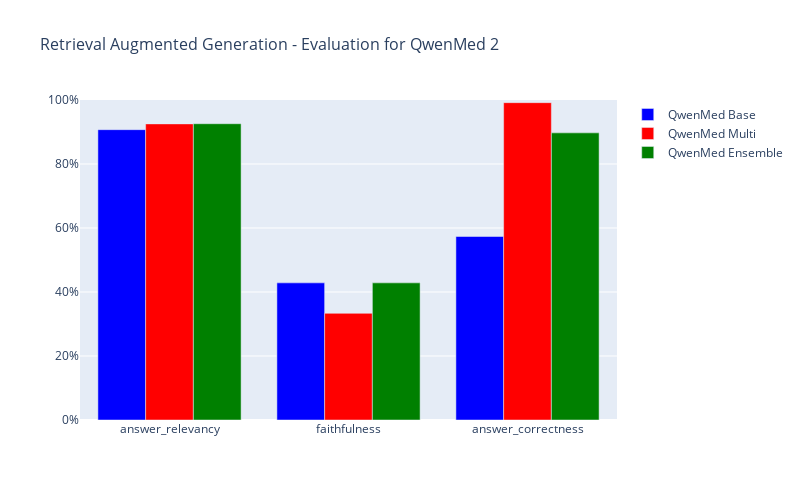

The notebook cell saved with this chart:
### Code cell
import plotly.graph_objects as go

metrics = ['answer_relevancy', 'faithfulness', 'answer_correctness']
models = ['QwenMed Base', 'QwenMed Multi', 'QwenMed Ensemble']
colors = ['blue', 'red', 'green']

fig = go.Figure()

for data, name, color in zip([QwenMedBase, QwenMedMulti, QwenMedEnsemble], models, colors):
    fig.add_trace(go.Bar(
        name=name,
        x=metrics,
        y=data[metrics].values.flatten(),
        marker_color=color
    ))

fig.update_layout(
    title=dict(
        text="Retrieval Augmented Generation - Evaluation for QwenMed 2",
        font=dict(size=16)
    ),
    barmode='group',
    yaxis=dict(range=[0, 1], tickformat='.0%'),
    height=500,
    width=800
)

fig.show()

### Figure 1 — Plotly figure (JSON) as saved in the notebook; plotly's stock layout.template omitted (floating-point values rounded to 4 significant figures)
{"data": [{"marker": {"color": "blue"}, "name": "QwenMed Base", "type": "bar", "visible": true, "x": ["answer_relevancy", "faithfulness", "answer_correctness"], "y": [0.9073, 0.4286, 0.5734, 0.9676, 1, 0.4807, 0.8969, 0.2941, 0.6031, 0.8993, 0.3077, 0.3806, 0.9439, 1, 0.5949, 0.9051, 0.5, 0.5245, 0.9694, 1, 0.7248, 0.8983, 1, 0.5077, 0.9315, 0.5, 0.5283, 0.9367, 0.1111, 0.828, 0.865, 0.913, 0.3379, 0.8693, 1, 0.7336, 0.935, 1, 0.4524, 0, 0.25, 0.3687, 0.9768, 0, 0.5811, 0.8924, 0.375, 0.5214, 0.9514, 0.5714, 0.7361, 0.9377, 0.1538, 0.3113]}, {"marker": {"color": "red"}, "name": "QwenMed Multi", "type": "bar", "x": ["answer_relevancy", "faithfulness", "answer_correctness"], "y": [0.9253, 0.3333, 0.9917, 0, 0.7143, 0.4202, 0.8229, 0.125, 0.7007, 0.945, 0.1579, 0.4776, 0, 0.2727, 0.4295, 0, 0.5, 0.4266, 0.8332, 0, 0.5457, 0.9085, 0.6111, 0.3557, 0.9316, 0.4, 0.7247, 0.849, 0.8, 0.9763, 0.8754, 0, 0.4243, 0, 0, 0.1955, 0.935, 0.7143, 0.4875, 0.8623, 0.3333, 0.2027, 0.9455, 0.1333, 0.3924, 0.8657, 0.7, 0.3197, 0.9442, 0.6667, 0.6219, 0.9377, 0.2222, 0.3234]}, {"marker": {"color": "green"}, "name": "QwenMed Ensemble", "type": "bar", "visible": true, "x": ["answer_relevancy", "faithfulness", "answer_correctness"], "y": [0.9259, 0.4286, 0.8973, 0, 0.6364, 0.3807, 0.902, 0.4167, 0.5934, 0.8416, 0.05556, 0.3462, 0, 1, 0.3626, 0, 0.5, 0.2039, 0, 0.6522, 0.3435, 0.7965, 0.7273, 0.4726, 0.8553, 0.625, 0.518, 0.9153, 0.25, 0.9879, 0.9065, 0.3333, 0.443, 0.8693, 0.375, 0.5154, 0, 0.2857, 0.4692, 0.9013, 0.5833, 0.5456, 0.917, 0.1667, 0.7374, 0.8773, 0.3, 0.4396, 0.9, 0.3333, 0.7501, 0.9061, 0.8333, 0.6984]}], "layout": {"barmode": "group", "height": 500, "title": {"font": {"size": 16}, "text": "Retrieval Augmented Generation - Evaluation for QwenMed 2"}, "width": 800, "xaxis": {"autorange": true, "range": [-0.5, 2.5], "type": "category"}, "yaxis": {"range": [0, 1], "tickformat": ".0%", "type": "linear"}}}
